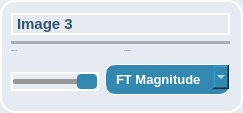
                <widget class="QFrame" name="frame_18">
                 <property name="styleSheet">
                  <string notr="true">background-color: rgb(230, 234, 241); /* Background color */
    border-radius: 15px; /* Curved borders */
    border: 2px solid #ffffff; /* 3D outline */

    box-shadow: 2px 2px 8px rgba(0, 0, 0, 0.7); /* 3D shadow effect */</string>
                 </property>
                 <property name="frameShape">
                  <enum>QFrame::StyledPanel</enum>
                 </property>
                 <property name="frameShadow">
                  <enum>QFrame::Raised</enum>
                 </property>
                 <layout class="QGridLayout" name="gridLayout_19">
                  <property name="leftMargin">
                   <number>9</number>
                  </property>
                  <item row="1" column="0">
                   <layout class="QHBoxLayout" name="horizontalLayout_49">
                    <property name="spacing">
                     <number>6</number>
                    </property>
                    <property name="sizeConstraint">
                     <enum>QLayout::SetMaximumSize</enum>
                    </property>
                    <item>
                     <widget class="QSlider" name="Slider_weight3_7">
                      <property name="sizePolicy">
                       <sizepolicy hsizetype="Minimum" vsizetype="Fixed">
                        <horstretch>0</horstretch>
                        <verstretch>0</verstretch>
                       </sizepolicy>
                      </property>
                      <property name="styleSheet">
                       <string notr="true">QSlider::groove {
background: rgb(149, 151, 154); /* Color of the track */
border: 0px solid #999; /* Border of the track */
height: 5px; /* Set the height of the track */
border-radius: 2px; /* Round the corners of the track */
}

/* Style for the slider handle (thumb) */
QSlider::handle {
background: #3388b0; /* Color of the handle */
width: 20px; /* Width of the handle */
height: 10px; /* Height of the handle */
margin: -5px 0; /* Negative margin to center the handle vertically */
border-radius: 4px;
border: none;
}

/* Style for the slider handle when pressed */
QSlider::handle:pressed {
background: #1f536b; /* Color of the handle when pressed */
border: 1px solid #3498db; /* Border of the handle when pressed */
}</string>
                      </property>
                      <property name="maximum">
                       <number>100</number>
                      </property>
                      <property name="singleStep">
                       <number>10</number>
                      </property>
                      <property name="sliderPosition">
                       <number>100</number>
                      </property>
                      <property name="orientation">
                       <enum>Qt::Horizontal</enum>
                      </property>
                     </widget>
                    </item>
                    <item>
                     <widget class="QComboBox" name="combo1_8">
                      <property name="cursor">
                       <cursorShape>PointingHandCursor</cursorShape>
                      </property>
                      <property name="styleSheet">
                       <string notr="true">QComboBox {
    font-family: &quot;Arial&quot;;
    font-weight: 600; /* Semibold */
    font-size: 10pt; /* Adjust the font size as needed */
 	color: rgb(26, 70, 91);
    border: 1px solid  rgb(26, 70, 91);; /* Set the border to 1px solid white */
	margin-bottom: 5px;
	background-color: #3388b0;   /* Background color for the combo box */
    border: 1px solid #ffffff;   /* Border around the combo box */
    border-radius: 10px;         /* Rounded corners */
    padding: 6px 10px;           /* Padding around the text */
    color: white;               
}

QComboBox::drop-down {
color: rgb(26, 70, 91);
}
QComboBox QAbstractItemView {
    background-color: #rgb(224, 224, 224);   /* Background color for the list */

    selection-background-color: #3f7293; /* Selection color when an item is highlighted */

}</string>
                      </property>
                      <item>
                       <property name="text">
                        <string>FT Magnitude</string>
                       </property>
                      </item>
                      <item>
                       <property name="text">
                        <string>FT Phase</string>
                       </property>
                      </item>
                      <item>
                       <property name="text">
                        <string>FT Real</string>
                       </property>
                      </item>
                      <item>
                       <property name="text">
                        <string>FT Imaginary</string>
                       </property>
                      </item>
                     </widget>
                    </item>
                   </layout>
                  </item>
                  <item row="0" column="0">
                   <layout class="QVBoxLayout" name="verticalLayout_64">
                    <property name="leftMargin">
                     <number>0</number>
                    </property>
                    <item>
                     <widget class="QLabel" name="label_40">
                      <property name="styleSheet">
                       <string notr="true">color: #2e556d;
font-weight:Bold;
font-size: 15px;
</string>
                      </property>
                      <property name="text">
                       <string>Image 3</string>
                      </property>
                     </widget>
                    </item>
                    <item>
                     <widget class="Line" name="line_31">
                      <property name="styleSheet">
                       <string notr="true">/* Line style */

  /* Set the width of the line */
  width: 20px;

  /* Set the height of the line */
  height: 5px;

  /* Set the background color of the line */
  background-color:#a8abaf;

  /* Set the border of the line */
  border: 10px;

  /* Set the border radius of the line */
  border-radius:5px;




</string>
                      </property>
                      <property name="orientation">
                       <enum>Qt::Horizontal</enum>
                      </property>
                     </widget>
                    </item>
                    <item>
                     <layout class="QHBoxLayout" name="horizontalLayout_40">
                      <item>
                       <layout class="QVBoxLayout" name="verticalLayout_65" stretch="0,5">
                        <item>
                         <widget class="QLabel" name="label_32">
                          <property name="font">
                           <font>
                            <pointsize>-1</pointsize>
                           </font>
                          </property>
                          <property name="styleSheet">
                           <string notr="true">color: #2e556d;
font-weight:10000px;
border: None;</string>
                          </property>
                          <property name="text">
                           <string>Original Image</string>
                          </property>
                         </widget>
                        </item>
                        <item>
                         <widget class="QWidget" name="original_3" native="true">
                          <property name="styleSheet">
                           <string notr="true">border: 3px solid #ffffff;
background-color: #dce3eb;
border:None;</string>
                          </property>
                         </widget>
                        </item>
                       </layout>
                      </item>
                      <item>
                       <layout class="QVBoxLayout" name="verticalLayout_66" stretch="0,5">
                        <item>
                         <widget class="QLabel" name="label_33">
                          <property name="font">
                           <font>
                            <pointsize>-1</pointsize>
                           </font>
                          </property>
                          <property name="styleSheet">
                           <string notr="true">color: #2e556d;
font-weight:10000px;
border: None;</string>
                          </property>
                          <property name="text">
                           <string>FT Component</string>
                          </property>
                         </widget>
                        </item>
                        <item>
                         <widget class="QWidget" name="component_image_3" native="true">
                          <property name="styleSheet">
                           <string notr="true">border: 3px solid #ffffff;
background-color: #dce3eb;
border:None;</string>
                          </property>
                         </widget>
                        </item>
                       </layout>
                      </item>
                     </layout>
                    </item>
                   </layout>
                  </item>
                 </layout>
                </widget>
